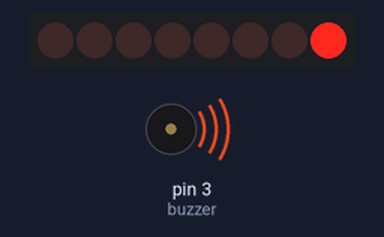
A sketch run on a simulated Arduino Uno, built with avr-gcc and run on an emulated ATmega328P. On the bench: 8 shift-register outputs drawn as a row of LEDs (first output left, lit = HIGH), buzzer (waves = sounding). Wiring (inferred from the names in the program): shift register (74HC595): data pin 4; shift clock pin 6; latch pin 5. Wiring (inferred from the signals the program sends): row of LEDs: on Q0, Q1, Q2, Q3, Q4, Q5, Q6, Q7.

Above: at 0.5 s.
At 2.5 s:
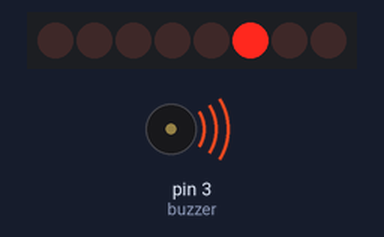
At 3.5 s:
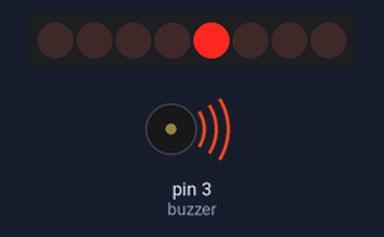
At 4.5 s:
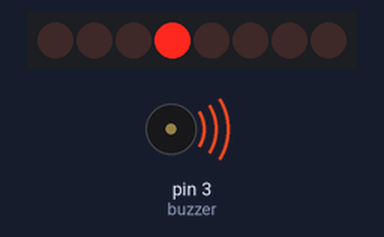
At 6.5 s:
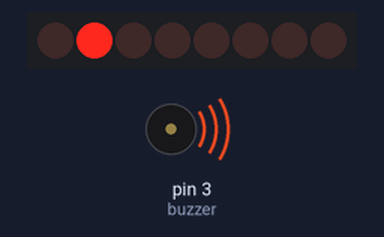
At 9.5 s:
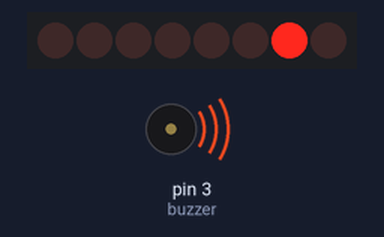
Timing chart, 0 to 10.4 s (numbered marks = the images above):
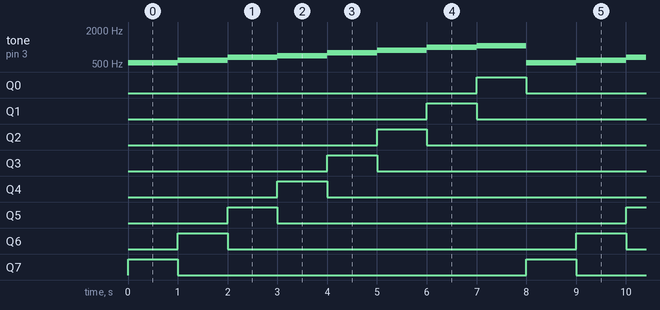

The sketch:

test2.ino
```cpp
const int buzzer = 3; //buzzer to arduino pin 9

// shift setup
int latchPin = 5;
int clockPin = 6;
int dataPin = 4;

byte leds = 0;  // byte that the shift shows

int notes[8] = {262, 294, 330, 349, 392, 440, 494, 523};

void setup(){

  pinMode(buzzer, OUTPUT); // Set buzzer - pin 9 as an output

  // set up shift
  pinMode(latchPin, OUTPUT);
  pinMode(dataPin, OUTPUT);
  pinMode(clockPin, OUTPUT);

  Serial.begin(9600);

}

int frameCount = 0;
void loop(){
  noTone(buzzer);
  leds = 0;
  bitSet(leds, frameCount);
  updateShiftRegister();

  tone(buzzer, notes[frameCount]*2);

  frameCount++;
  frameCount = frameCount % 8;
  delay(1000);
}

void updateShiftRegister() {
   digitalWrite(latchPin, LOW);
   shiftOut(dataPin, clockPin, LSBFIRST, leds);
   digitalWrite(latchPin, HIGH);
}
```

Measured:
- by itself, Q0–7: alternates HIGH for 1.0 s and LOW for 7.0 s
- by itself, tone on pin 3 (buzzer): repeats every 8.0 s: 588 Hz 1.0 s, 660 Hz 1.0 s, 698 Hz 1.0 s, 784 Hz 1.0 s, 880 Hz 1.0 s, 988 Hz 1.0 s, 1046 Hz 1.0 s, 524 Hz 1.0 s
